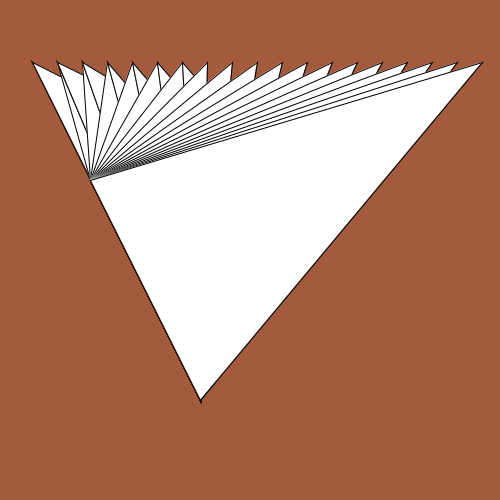
Frame 1 (no input)
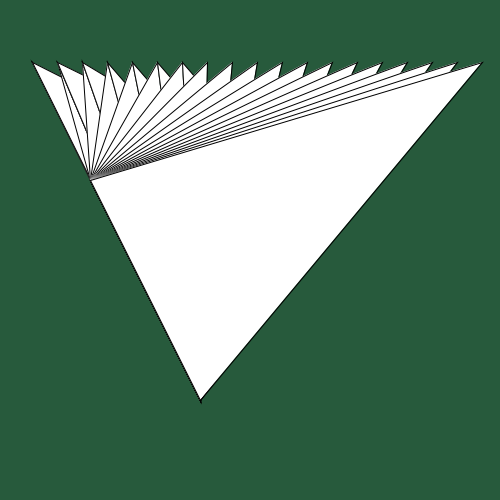
Frame 60 (the mouse pressed at the canvas centre just before this capture)
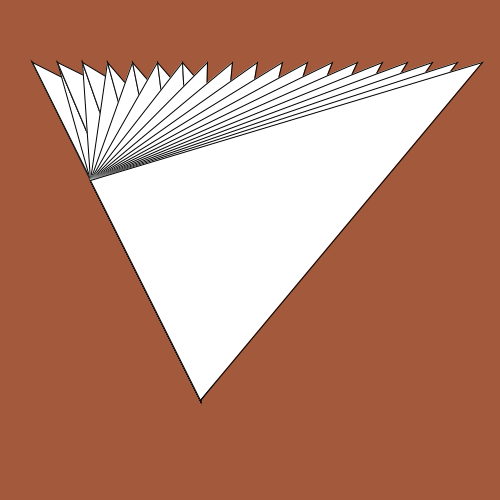
Frame 120 (the mouse held since frame 60 and released just before this capture)

The Processing sketch that drew these frames (run headless with seeded random() and noise(); from frame 60 on, the mouse is pressed at the canvas centre):

// Processing sketch: processing_133454
// ── processing_133454.pde

//HW 4 Jordana Bungard
//while and for loops
//Feb 10, 2014
void setup(){
  background(0);
  size(500,500);
  frameRate(25);
}
void draw(){
 background(random(255), 90, 60, 10);
while (mouseY > 300);
for (int a=32; a<500; a=a+25) {
for (int b=90; b<300; b=a+b+12){
triangle(a,62,b,180,200,400);}}}
